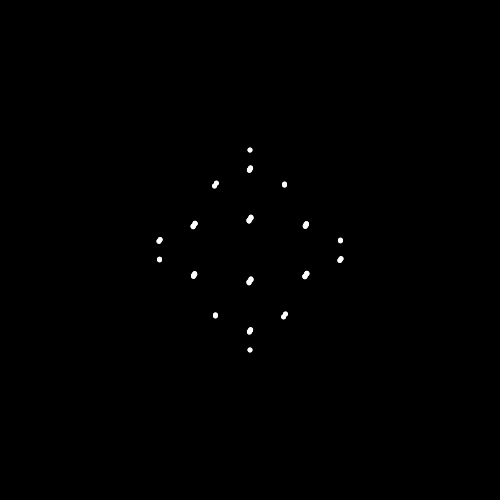
Frame 1 (no input)
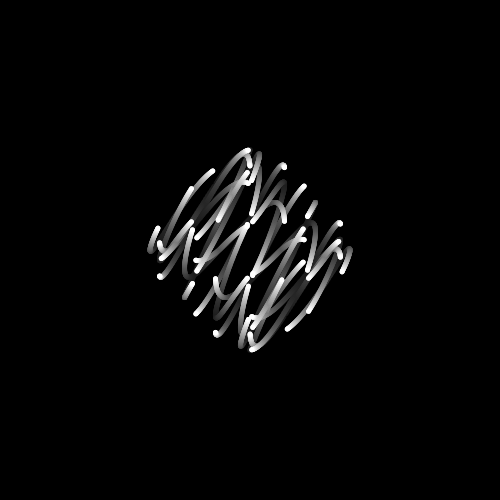
Frame 60 (the mouse pressed at the canvas centre just before this capture)
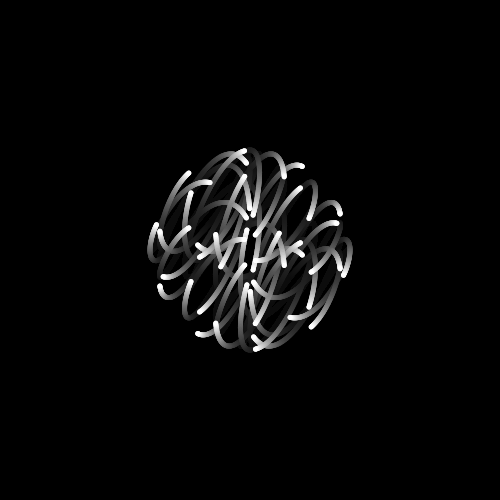
Frame 120 (the mouse held since frame 60 and released just before this capture)

The Processing sketch that drew these frames (run headless with seeded random() and noise(); from frame 60 on, the mouse is pressed at the canvas centre):

// Processing sketch: demo_4
// ── demo_4.pde
void setup() {
  size(500, 500);
  background(0);
  noStroke();
}

void draw() {
  fill(0, 10);
  rect(0, 0, width, height);
  translate(width * 0.5, height * 0.5);
  fill(255);
  for(int i = 0; i < 10; i += 1) {
    float theta = map(i, 0, 10, 0, TWO_PI);
    for(int j = 0; j < 10; j += 1) {
      float thetaJ = map(j, 0, 10, 0, TWO_PI);
      ellipse(sin(theta + frameCount * 0.01) * sin(thetaJ + frameCount * 0.01) * 100,
              cos(theta + frameCount * 0.02) * cos(thetaJ + frameCount * 0.01) * 100,
              5, 5);
    }
  }
}
